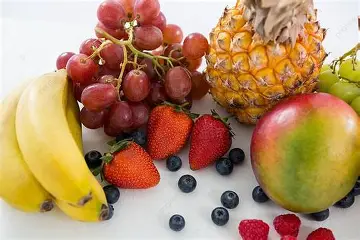
#> input picture fruits.jpg, 360 x 240 px
$ python Cropped_image.py
#> lines starting #> are read from the running program, lines starting #| are printed output that depends on the picture
import cv2
import matplotlib.pyplot as plt

image=cv2.imread("fruits.jpg")
#> image is the input picture: shape (240, 360, 3); mean B, G, R 103.5, 140.1, 178.2

rgb_img=cv2.cvtColor(image, cv2.COLOR_BGR2RGB)
plt.imshow(rgb_img)
plt.title("RGB Image")
plt.show()

grayscale_img=cv2.cvtColor(image, cv2.COLOR_BGR2GRAY)
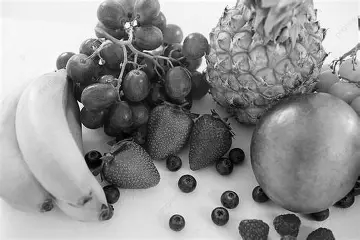
#> grayscale_img: shape (240, 360); min 0, max 255, mean 147.3
plt.imshow(grayscale_img)
plt.title("Grayscale Image")
plt.show()

cropped_img=image[100:200,200:400]
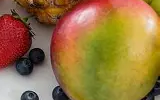
#> cropped_img: shape (100, 160, 3); mean B, G, R 65.3, 116.5, 152.3
cropped_rgb=cv2.cvtColor(cropped_img, cv2.COLOR_BGR2RGB)
plt.imshow(cropped_rgb)
plt.title("Cropped Image")
plt.show()
